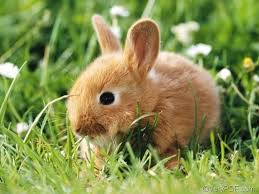
#> input picture Day_1/Basic/animal.jpg, 259 x 194 px
$ python LoadImage.py
#> lines starting #> are read from the running program, lines starting #| are printed output that depends on the picture
import cv2
import numpy as np
#							  0
img = cv2.imread('animal.jpg',cv2.IMREAD_GRAYSCALE)
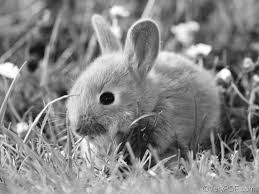
#> img: shape (194, 259); min 0, max 255, mean 133.5
#IMREAD_COLOR = 1

#IMREAD_UNCHANGED = -1

#displays image
cv2.imshow('image',img )
#Waits for user to enter keyboard input and then continues
cv2.waitKey(0)

#Starts video capture on default webcam(0)
cv2.destroyAllWindows()

$ run again, with Day_1/Basic/scene.jpg copied over Day_1/Basic/animal.jpg
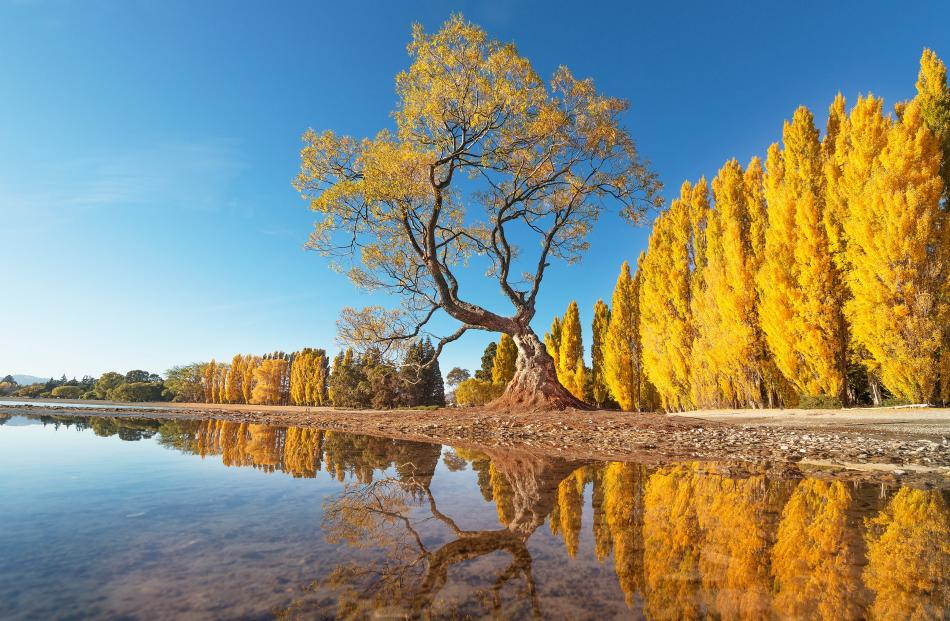
#> input picture Day_1/Basic/scene.jpg, 950 x 621 px
#> `img = cv2.imread('animal.jpg',cv2.IMREAD_GRAYSCALE)`:
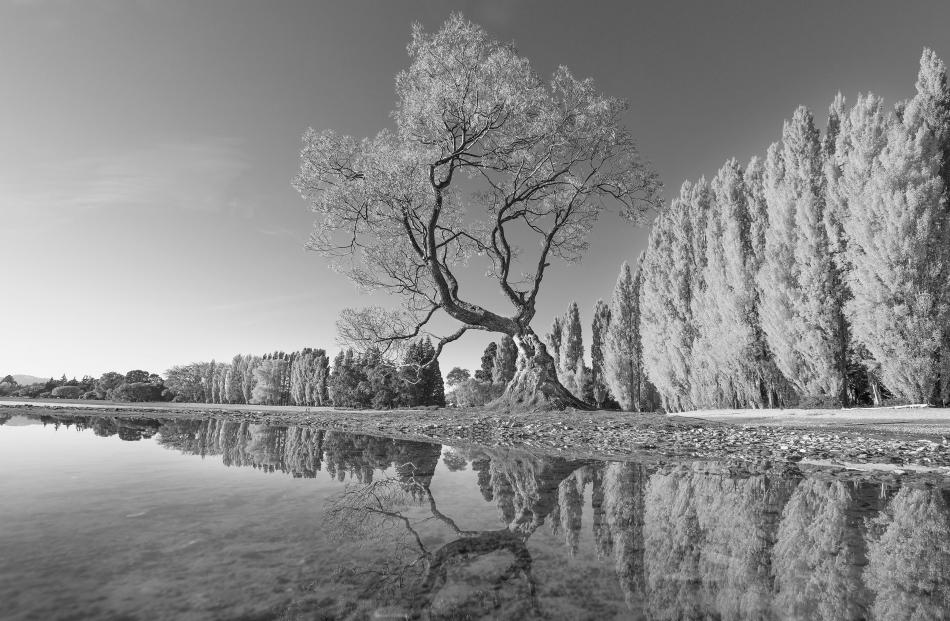
#> img: shape (621, 950); min 0, max 255, mean 137.7
